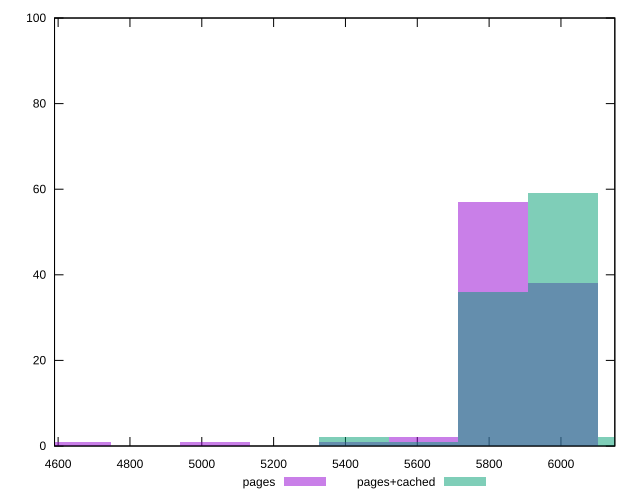

Here is the gnuplot script that generated this plot:
reset

$pages <<EOF
5617.629751568496 2
4649.07289784979 1
5811.3411223122375 57
6005.052493055979 38
5036.495639337272 1
5423.918380824754 1
EOF

$pagesCached <<EOF
5423.918380824754 2
5811.3411223122375 36
6005.052493055979 59
5617.629751568496 1
6198.76386379972 2
EOF

set key outside below
set boxwidth 193.71137074374124
set xrange [4590:6150]
set yrange [0:100]
set trange [0:100]
set style fill transparent solid 0.5 noborder
set terminal svg size 640, 500 enhanced background rgb 'white'
set output "report_00019_2021-02-10T18-14-37.922Z//unused-javascript/comparison/histogram/0_vs_1.svg"

plot $pages title "pages" with boxes, \
     $pagesCached title "pages+cached" with boxes

reset
